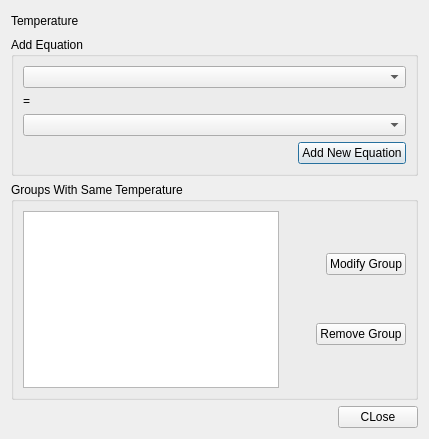
<?xml version="1.0" encoding="UTF-8"?>
<ui version="4.0">
 <class>ifixDialog</class>
 <widget class="QDialog" name="ifixDialog">
  <property name="geometry">
   <rect>
    <x>0</x>
    <y>0</y>
    <width>429</width>
    <height>439</height>
   </rect>
  </property>
  <property name="sizePolicy">
   <sizepolicy hsizetype="MinimumExpanding" vsizetype="MinimumExpanding">
    <horstretch>0</horstretch>
    <verstretch>0</verstretch>
   </sizepolicy>
  </property>
  <property name="windowTitle">
   <string>Dialog</string>
  </property>
  <layout class="QVBoxLayout" name="verticalLayout_2">
   <item>
    <layout class="QHBoxLayout" name="horizontalLayout">
     <item>
      <widget class="QLabel" name="label">
       <property name="text">
        <string>Temperature</string>
       </property>
      </widget>
     </item>
     <item>
      <spacer name="horizontalSpacer">
       <property name="orientation">
        <enum>Qt::Horizontal</enum>
       </property>
       <property name="sizeHint" stdset="0">
        <size>
         <width>40</width>
         <height>20</height>
        </size>
       </property>
      </spacer>
     </item>
    </layout>
   </item>
   <item>
    <widget class="QGroupBox" name="groupBox">
     <property name="title">
      <string>Add Equation</string>
     </property>
     <layout class="QVBoxLayout" name="verticalLayout_4">
      <item>
       <layout class="QVBoxLayout" name="verticalLayout_3">
        <item>
         <widget class="QComboBox" name="tCB2">
          <property name="sizePolicy">
           <sizepolicy hsizetype="Minimum" vsizetype="Fixed">
            <horstretch>0</horstretch>
            <verstretch>0</verstretch>
           </sizepolicy>
          </property>
         </widget>
        </item>
        <item>
         <widget class="QLabel" name="label_2">
          <property name="sizePolicy">
           <sizepolicy hsizetype="Fixed" vsizetype="Preferred">
            <horstretch>0</horstretch>
            <verstretch>0</verstretch>
           </sizepolicy>
          </property>
          <property name="minimumSize">
           <size>
            <width>10</width>
            <height>0</height>
           </size>
          </property>
          <property name="text">
           <string>=</string>
          </property>
         </widget>
        </item>
        <item>
         <widget class="QComboBox" name="tCB1">
          <property name="sizePolicy">
           <sizepolicy hsizetype="Minimum" vsizetype="Fixed">
            <horstretch>0</horstretch>
            <verstretch>0</verstretch>
           </sizepolicy>
          </property>
         </widget>
        </item>
       </layout>
      </item>
      <item>
       <layout class="QHBoxLayout" name="horizontalLayout_5">
        <item>
         <spacer name="horizontalSpacer_5">
          <property name="orientation">
           <enum>Qt::Horizontal</enum>
          </property>
          <property name="sizeHint" stdset="0">
           <size>
            <width>40</width>
            <height>20</height>
           </size>
          </property>
         </spacer>
        </item>
        <item>
         <widget class="QPushButton" name="addButton">
          <property name="text">
           <string>Add New Equation</string>
          </property>
         </widget>
        </item>
       </layout>
      </item>
     </layout>
    </widget>
   </item>
   <item>
    <widget class="QGroupBox" name="groupBox_2">
     <property name="title">
      <string>Groups With Same Temperature</string>
     </property>
     <layout class="QHBoxLayout" name="horizontalLayout_3">
      <item>
       <widget class="QListView" name="listView">
        <property name="sizePolicy">
         <sizepolicy hsizetype="Minimum" vsizetype="Expanding">
          <horstretch>0</horstretch>
          <verstretch>0</verstretch>
         </sizepolicy>
        </property>
       </widget>
      </item>
      <item>
       <layout class="QVBoxLayout" name="verticalLayout">
        <item>
         <layout class="QHBoxLayout" name="horizontalLayout_4">
          <item>
           <spacer name="horizontalSpacer_2">
            <property name="orientation">
             <enum>Qt::Horizontal</enum>
            </property>
            <property name="sizeHint" stdset="0">
             <size>
              <width>40</width>
              <height>20</height>
             </size>
            </property>
           </spacer>
          </item>
          <item>
           <widget class="QPushButton" name="modifyButton">
            <property name="text">
             <string>Modify Group</string>
            </property>
           </widget>
          </item>
         </layout>
        </item>
        <item>
         <layout class="QHBoxLayout" name="horizontalLayout_7">
          <item>
           <spacer name="horizontalSpacer_4">
            <property name="orientation">
             <enum>Qt::Horizontal</enum>
            </property>
            <property name="sizeHint" stdset="0">
             <size>
              <width>40</width>
              <height>20</height>
             </size>
            </property>
           </spacer>
          </item>
          <item>
           <widget class="QPushButton" name="removeButton">
            <property name="text">
             <string>Remove Group</string>
            </property>
           </widget>
          </item>
         </layout>
        </item>
       </layout>
      </item>
     </layout>
    </widget>
   </item>
   <item>
    <layout class="QHBoxLayout" name="horizontalLayout_6">
     <item>
      <spacer name="horizontalSpacer_3">
       <property name="orientation">
        <enum>Qt::Horizontal</enum>
       </property>
       <property name="sizeHint" stdset="0">
        <size>
         <width>40</width>
         <height>20</height>
        </size>
       </property>
      </spacer>
     </item>
     <item>
      <widget class="QPushButton" name="okButton">
       <property name="text">
        <string>CLose</string>
       </property>
      </widget>
     </item>
    </layout>
   </item>
  </layout>
 </widget>
 <tabstops>
  <tabstop>okButton</tabstop>
  <tabstop>tCB1</tabstop>
  <tabstop>tCB2</tabstop>
  <tabstop>addButton</tabstop>
  <tabstop>listView</tabstop>
  <tabstop>modifyButton</tabstop>
  <tabstop>removeButton</tabstop>
 </tabstops>
 <resources/>
 <connections/>
</ui>
